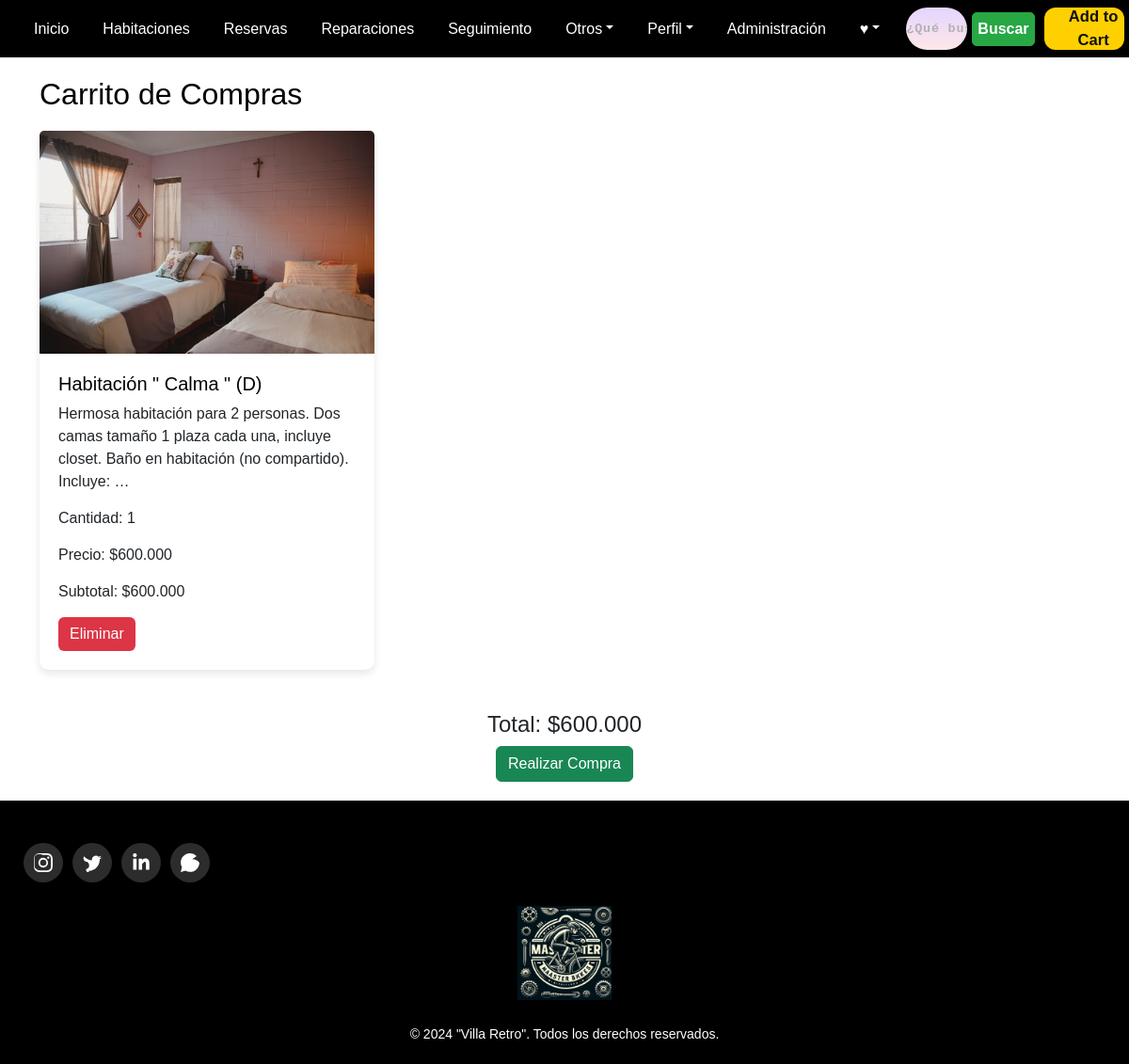
Page /carrito/ (signed in) on the committed database.
### masterbikes/models.py (models this page shows, shortened)
class ItemCarrito(models.Model):
    carrito = models.ForeignKey(Carrito, on_delete=models.CASCADE, related_name='items')
    bicicleta = models.ForeignKey(Bicicleta, on_delete=models.CASCADE)
    cantidad = models.PositiveIntegerField(default=1)
    def subtotal(self):
        return self.cantidad * self.bicicleta.precio

class Bicicleta(models.Model):
    nombre = models.CharField(max_length=100)
    descripcion = models.TextField()
    precio = models.DecimalField(max_digits=10, decimal_places=3)
    imagen = models.ImageField(upload_to='bicicletas/')

### masterbikes/views.py (the view)
# urls.py: path('carrito/', views.carrito, name='carrito'),
@login_required
def carrito(request):
    carrito, created = Carrito.objects.get_or_create(usuario=request.user)
    total = sum(item.subtotal() for item in carrito.items.all())
    return render(request, 'masterbikes/Vistas/carrito.html', {'carrito': carrito, 'total': total})

### masterbikes/Templates/masterbikes/Vistas/carrito.html (shortened to what this page needs)
{% load static %}
<!DOCTYPE html>
<html lang="es">
<head>
    {% load bootstrap5 %}
    {% bootstrap_css %}
    <link rel="stylesheet" href="{% static 'css/styles.css' %}">
    <link rel="stylesheet" href="{% static 'css/stylesIncludes.css' %}">
</head>
<body>
    {% include 'masterbikes/includes/header.html' %}
    <main class="main">
        <div class="container">
            <h2>Carrito de Compras</h2>
            {% if carrito.items.exists %}
            <div class="row">
                {% for item in carrito.items.all %}
                <div class="col-md-4 mb-4">
                    <div class="card">
                        <img src="{{ item.bicicleta.imagen.url }}" class="card-img-top bicicleta-img" alt="{{ item.bicicleta.nombre }}">
                        <div class="card-body">
                            <h5 class="card-title">{{ item.bicicleta.nombre }}</h5>
                            <p class="card-text">{{ item.bicicleta.descripcion|truncatewords:20 }}</p>
                            <p class="card-text">Cantidad: {{ item.cantidad }}</p>
                            <p class="card-text">Precio: ${{ item.bicicleta.precio }}</p>
                            <p class="card-text">Subtotal: ${{ item.subtotal }}</p>
                            <a href="{% url 'eliminar_del_carrito' item.id %}" class="btn btn-danger">Eliminar</a>
                        </div>
                    </div>
                </div>
                {% endfor %}
            </div>
            <div class="text-center">
                <h4>Total: ${{ total }}</h4>
                <a href="{% url 'realizar_compra' %}" class="btn btn-success">Realizar Compra</a>
            </div>
            {% else %}
            <p class="text-center">Tu carrito está vacío.</p>
            {% endif %}
        </div>
    </main>
    {% include 'masterbikes/includes/footer.html' %}
</body>
</html>

### masterbikes/Static/css/styles.css (style rules this page uses)
body { background-color: #f0f8ff; font-family: 'Arial', sans-serif; }
.main { padding: 20px; background-color: #ffffff; }
.card { margin-bottom: 20px; }
h2 { font-size: 2rem; margin-bottom: 20px; color: #000000; }
.btn-danger { background-color: #dc3545; border: none; }
.card { border: none; border-radius: 10px; box-shadow: 0 4px 8px rgba(0, 0, 0, 0.1); }
.card-body { padding: 20px; }
.card-title { font-size: 1.25rem; color: #000000; }
.card-text { margin-bottom: 15px; }

### rows in the picture
ItemCarrito: bicicleta.imagen (picture), bicicleta.nombre "Habitación \" Calma \" (D)", bicicleta.descripcion "Hermosa habitación para 2 personas. Dos camas tamaño 1 plaza cada una, incluye closet. Baño en habitación (no compartido). Incluye: …", cantidad "1", bicicleta.precio "600.000", subtotal "600.000"

### other values in the picture
{{ total }} "600.000"
